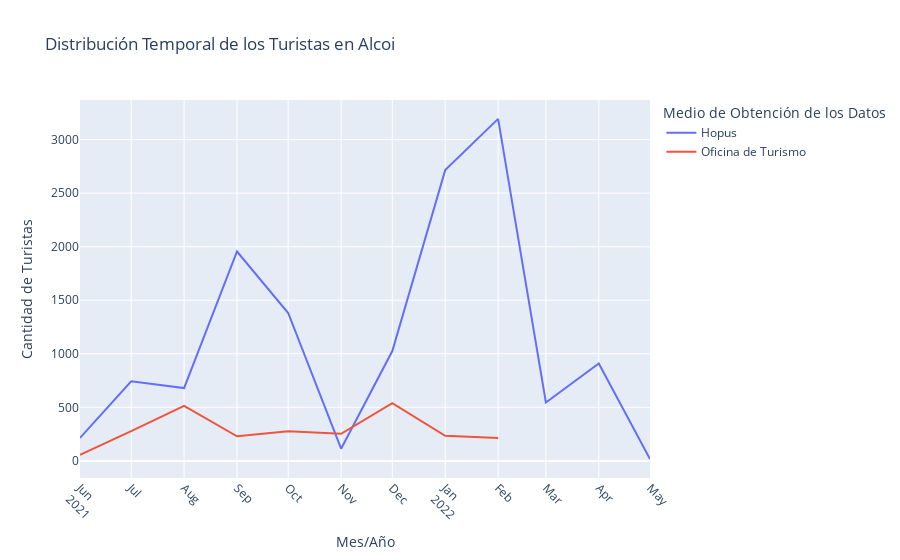

This figure's notebook cell:
### Code cell
fig = px.line(result, x='date', y='count', color='tourist_info', 
                labels={
                 "count": "Cantidad de Turistas",
                 "date": "Mes/Año",
                 "tourist_info": "Medio de Obtención de los Datos"
                },
              title='Distribución Temporal de los Turistas en Alcoi')
fig.update_xaxes(tickangle=45, 
                dtick="M1",
                tickformat="%b\n%Y")
fig.show()

### Figure 1 — Plotly figure (JSON) as saved in the notebook; plotly's stock layout.template omitted (floating-point values rounded to 4 significant figures)
{"data": [{"hovertemplate": "Medio de Obtención de los Datos=Hopus<br>Mes/Año=%{x}<br>Cantidad de Turistas=%{y}<extra></extra>", "legendgroup": "Hopus", "line": {"color": "#636efa", "dash": "solid"}, "mode": "lines", "name": "Hopus", "orientation": "v", "showlegend": true, "type": "scatter", "x": ["2021-06", "2021-07", "2021-08", "2021-09", "2021-10", "2021-11", "2021-12", "2022-01", "2022-02", "2022-03", "2022-04", "2022-05"], "xaxis": "x", "y": [215, 744, 680, 1955, 1381, 114, 1026, 2715, 3193, 546, 909, 17], "yaxis": "y"}, {"hovertemplate": "Medio de Obtención de los Datos=Oficina de Turismo<br>Mes/Año=%{x}<br>Cantidad de Turistas=%{y}<extra></extra>", "legendgroup": "Oficina de Turismo", "line": {"color": "#EF553B", "dash": "solid"}, "mode": "lines", "name": "Oficina de Turismo", "orientation": "v", "showlegend": true, "type": "scatter", "x": ["2021-06", "2021-07", "2021-08", "2021-09", "2021-10", "2021-11", "2021-12", "2022-01", "2022-02"], "xaxis": "x", "y": [57, 278, 515, 230, 276, 253, 540, 235, 213], "yaxis": "y"}], "layout": {"autosize": true, "legend": {"title": {"text": "Medio de Obtención de los Datos"}, "tracegroupgap": 0}, "title": {"text": "Distribución Temporal de los Turistas en Alcoi"}, "xaxis": {"anchor": "y", "autorange": true, "domain": [0, 1], "dtick": "M1", "range": ["2021-06-01", "2022-05-01"], "tickangle": 45, "tickformat": "%b\n%Y", "title": {"text": "Mes/Año"}, "type": "date"}, "yaxis": {"anchor": "x", "autorange": true, "domain": [0, 1], "range": [-159.4, 3369.0], "title": {"text": "Cantidad de Turistas"}, "type": "linear"}}}
